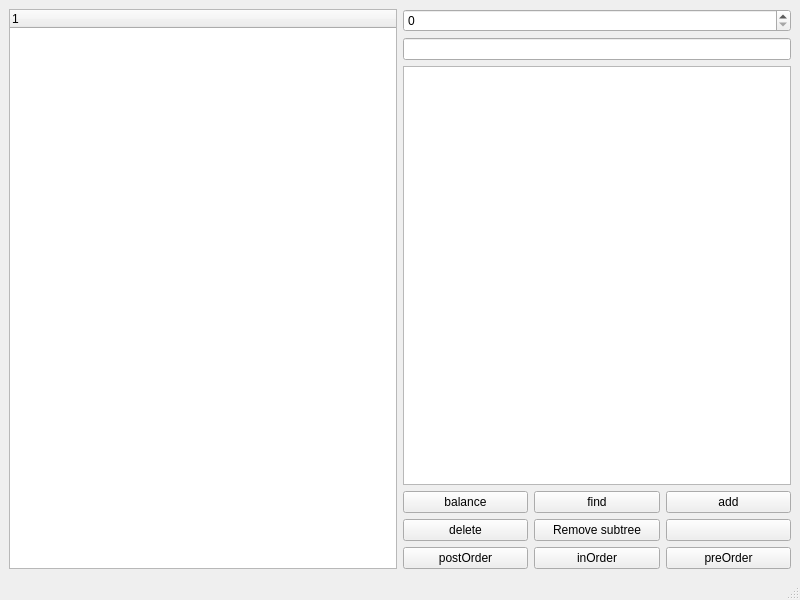
<?xml version="1.0" encoding="UTF-8"?>
<ui version="4.0">
 <class>MainWindow</class>
 <widget class="QMainWindow" name="MainWindow">
  <property name="geometry">
   <rect>
    <x>0</x>
    <y>0</y>
    <width>800</width>
    <height>600</height>
   </rect>
  </property>
  <property name="windowTitle">
   <string>MainWindow</string>
  </property>
  <widget class="QWidget" name="centralwidget">
   <layout class="QGridLayout" name="gridLayout_3">
    <item row="0" column="0">
     <widget class="QTreeWidget" name="treeWidget">
      <column>
       <property name="text">
        <string notr="true">1</string>
       </property>
      </column>
     </widget>
    </item>
    <item row="0" column="1">
     <layout class="QGridLayout" name="gridLayout_2">
      <item row="1" column="0">
       <widget class="QLineEdit" name="lineEdit"/>
      </item>
      <item row="3" column="0">
       <layout class="QGridLayout" name="gridLayout">
        <item row="0" column="0">
         <widget class="QPushButton" name="pushButton">
          <property name="text">
           <string>balance</string>
          </property>
         </widget>
        </item>
        <item row="0" column="1">
         <widget class="QPushButton" name="pushButton_3">
          <property name="text">
           <string>find</string>
          </property>
         </widget>
        </item>
        <item row="0" column="2">
         <widget class="QPushButton" name="pushButton_2">
          <property name="text">
           <string>add</string>
          </property>
         </widget>
        </item>
        <item row="1" column="0">
         <widget class="QPushButton" name="pushButton_6">
          <property name="text">
           <string>delete</string>
          </property>
         </widget>
        </item>
        <item row="2" column="0">
         <widget class="QPushButton" name="pushButton_7">
          <property name="text">
           <string>postOrder</string>
          </property>
         </widget>
        </item>
        <item row="2" column="1">
         <widget class="QPushButton" name="pushButton_4">
          <property name="text">
           <string>inOrder</string>
          </property>
         </widget>
        </item>
        <item row="2" column="2">
         <widget class="QPushButton" name="pushButton_5">
          <property name="text">
           <string>preOrder</string>
          </property>
         </widget>
        </item>
        <item row="1" column="1">
         <widget class="QPushButton" name="pushButton_8">
          <property name="text">
           <string>Remove subtree</string>
          </property>
         </widget>
        </item>
        <item row="1" column="2">
         <widget class="QPushButton" name="pushButton_9">
          <property name="text">
           <string/>
          </property>
         </widget>
        </item>
       </layout>
      </item>
      <item row="0" column="0">
       <widget class="QSpinBox" name="spinBox"/>
      </item>
      <item row="2" column="0">
       <widget class="QTextBrowser" name="textBrowser"/>
      </item>
     </layout>
    </item>
   </layout>
  </widget>
  <widget class="QMenuBar" name="menubar">
   <property name="geometry">
    <rect>
     <x>0</x>
     <y>0</y>
     <width>800</width>
     <height>22</height>
    </rect>
   </property>
  </widget>
  <widget class="QStatusBar" name="statusbar"/>
 </widget>
 <resources/>
 <connections/>
</ui>
